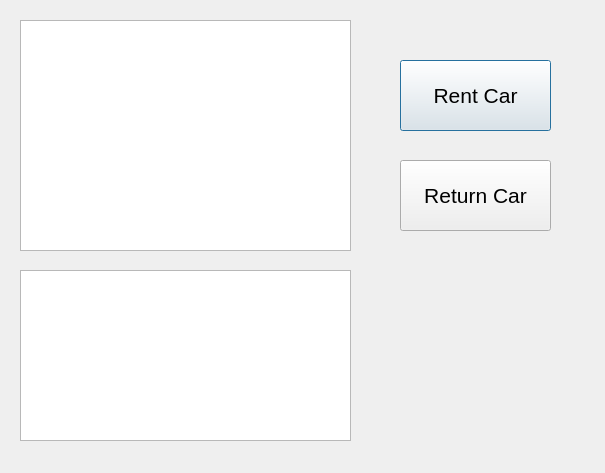
<?xml version="1.0" encoding="UTF-8"?>
<ui version="4.0">
 <class>userscr</class>
 <widget class="QDialog" name="userscr">
  <property name="geometry">
   <rect>
    <x>0</x>
    <y>0</y>
    <width>605</width>
    <height>473</height>
   </rect>
  </property>
  <property name="windowTitle">
   <string>Dialog</string>
  </property>
  <widget class="QTableView" name="tableView">
   <property name="geometry">
    <rect>
     <x>20</x>
     <y>20</y>
     <width>331</width>
     <height>231</height>
    </rect>
   </property>
  </widget>
  <widget class="QPushButton" name="pushButton">
   <property name="geometry">
    <rect>
     <x>400</x>
     <y>60</y>
     <width>151</width>
     <height>71</height>
    </rect>
   </property>
   <property name="font">
    <font>
     <pointsize>16</pointsize>
    </font>
   </property>
   <property name="text">
    <string>Rent Car</string>
   </property>
  </widget>
  <widget class="QPushButton" name="pushButton_2">
   <property name="geometry">
    <rect>
     <x>400</x>
     <y>160</y>
     <width>151</width>
     <height>71</height>
    </rect>
   </property>
   <property name="font">
    <font>
     <pointsize>16</pointsize>
    </font>
   </property>
   <property name="text">
    <string>Return Car</string>
   </property>
  </widget>
  <widget class="QListWidget" name="listWidget">
   <property name="geometry">
    <rect>
     <x>20</x>
     <y>270</y>
     <width>331</width>
     <height>171</height>
    </rect>
   </property>
  </widget>
 </widget>
 <resources/>
 <connections/>
</ui>
